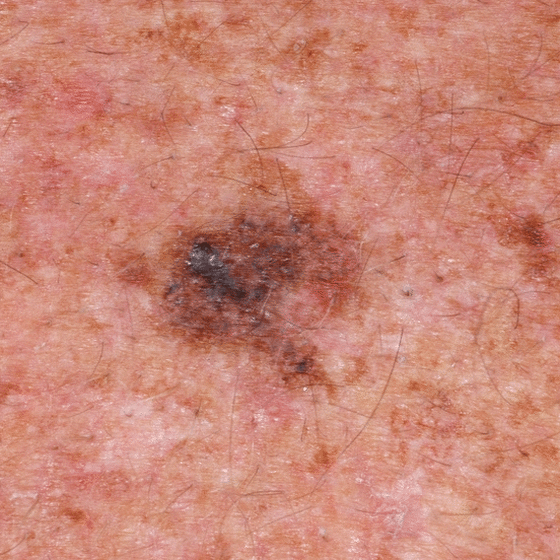
%> input picture FTDI_P3_SanchezGarzonLaura_RemuinanCidSara/Skin.tif, 560 x 560 px
$ octave Ejercicio1_p3.m   (GNU Octave 9; MATLAB toolbox functions it lacks are replaced by stand-ins)
%> lines starting %> are read from the running program, lines starting %| are printed output that depends on the picture
### FTDI_P3_SanchezGarzonLaura_RemuinanCidSara/calcular_energia.m
function energia=calcular_energia(f)
energia=sum(sum(double(f).*double(f)));
end

### FTDI_P3_SanchezGarzonLaura_RemuinanCidSara/Ejercicio1_p3.m
clc
clear all
close all

%% Cálculo de una transformada directa y de su inversa

%DCT de una imagen
[ima, map]=imread("Skin.tif");
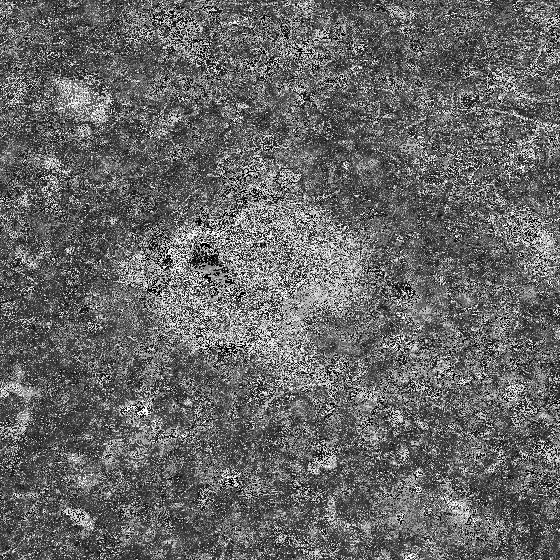
%> ima: size 560x560 uint8; min 0, max 255, mean 102.5
%> map = 256 rows, first 12: [0.267 0.141 0.125; 0.741 0.471 0.365; 0.616 0.522 0.529; 0.639 0.294 0.196; 0.835 0.627 0.549; 0.569 0.478 0.49; 0.706 0.412 0.298; 0.376 0.294 0.306; 0.773 0.533 0.459; 0.804 0.596 0.518; 0.78 0.639 0.635; 0.639 0.416 0.388]
[M,N]=size(ima);
%> M = 560; N = 560
imagen1=ind2gray(ima,map);
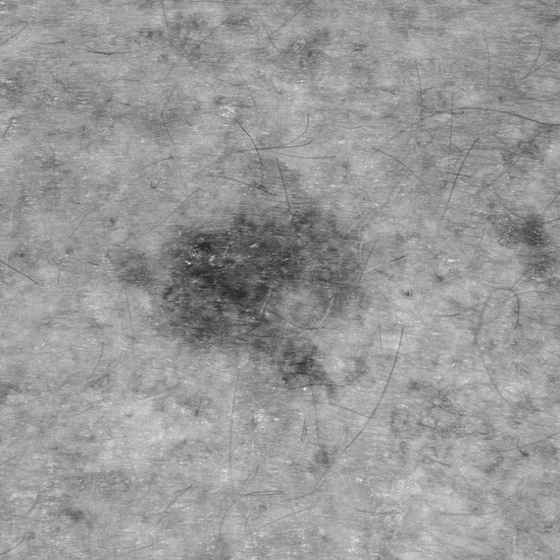
%> imagen1: size 560x560 single; min 0.177, max 0.866, mean 0.6
imagen=im2double(imagen1);
%N=image_width;
[u,n]=meshgrid([0:N-1],[0:N-1]);
W=(sqrt(2/N))*cos((2*n+1)*pi.*u/(2*N));
W(:,1)=(1/sqrt(N));
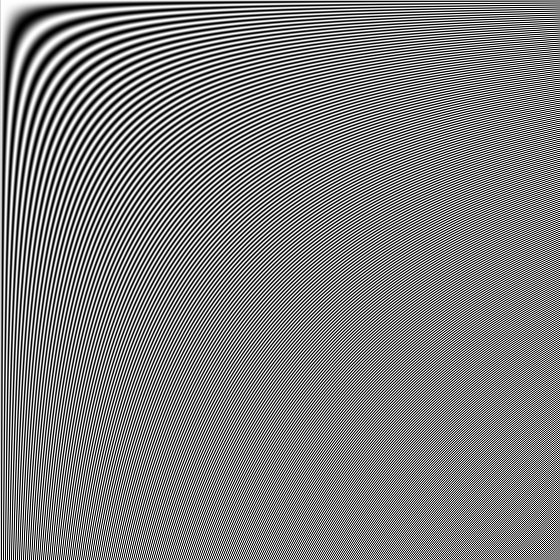
%> W: size 560x560 double; min -0.0598, max 0.0598, mean 7.55e-05; drawn with min black and max white

%Directa
DCT=W'*imagen*W;
log_DCT=log(abs(DCT)); %quitar el +1 pq sino el coseno se desplaza
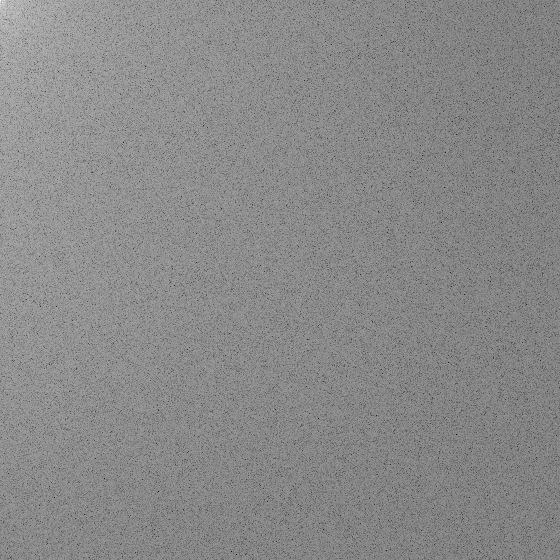
%> log_DCT: size 560x560 double; min -16.21, max 5.82, mean -4.33; drawn with min black and max white
figure(1)
subplot(2,2,1);imshow(log_DCT, [min(min(log_DCT)) max(max(log_DCT))]);

%Inversa
DCT_i=W*DCT*W'; %no se aplica logaritmo porque es una imagen, no una representacon en frecuencia
subplot(2,2,2);imshow(DCT_i, [min(min(DCT_i)) max(max(DCT_i))]);

%Comprobación
e_ima_original=calcular_energia(imagen);
%> in calcular_energia, `energia=sum(sum(double(f).*double(f)));`: energia = 115199.8
%> e_ima_original = 115199.8
e_ima_DCT_i=calcular_energia(DCT_i);
%> e_ima_DCT_i = 115199.8

%%
W1=(sqrt(2/N+1))*sin(((n+1).*(u+1)*pi)/(N+1));

%Directa
DCT1=W1'*imagen*W1;
log_DCT1=log(abs(DCT1)); %quitar el +1 pq sino el coseno se desplaza
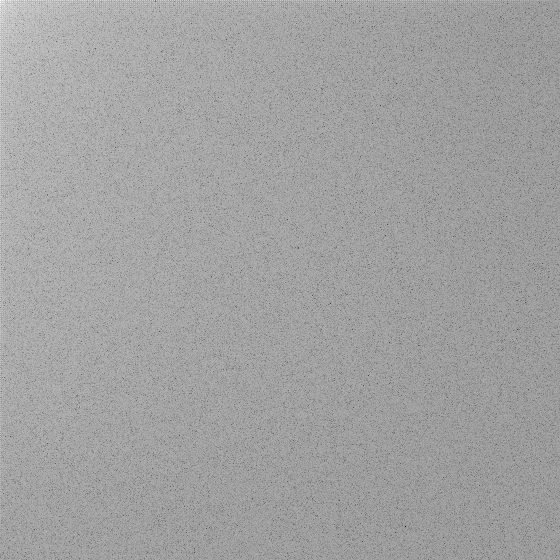
%> log_DCT1: size 560x560 double; min -15.79, max 11.22, mean 1.34; drawn with min black and max white
subplot(2,2,3);imshow(log_DCT1, [min(min(log_DCT1)) max(max(log_DCT1))]);

%Inversa
DCT_i1=W1*DCT1*W1'; %no se aplica logaritmo porque es una imagen, no una representacon en frecuencia
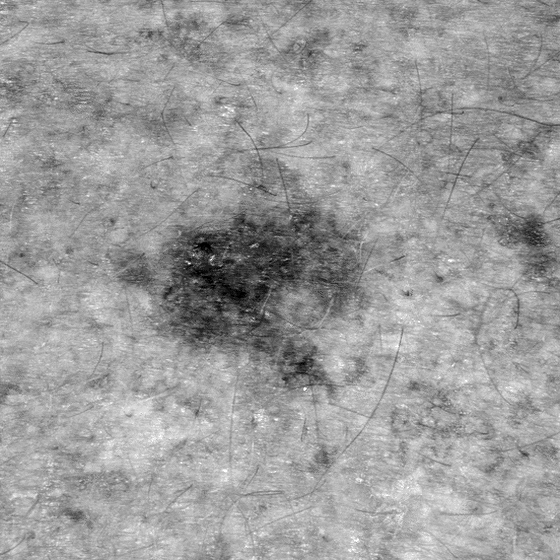
%> DCT_i1: size 560x560 double; min 14018.3, max 68612.1, mean 47553.3; drawn with min black and max white
subplot(2,2,4);imshow(DCT_i1, [min(min(DCT_i1)) max(max(DCT_i1))]);

%Comprobación
e_ima_original1=calcular_energia(imagen);
%> e_ima_original1 = 115199.8
e_ima_DST_i1=calcular_energia(DCT_i1);
%> e_ima_DST_i1 = 7.23e+14
dif_e_1=e_ima_original1-e_ima_DST_i1;
%> dif_e_1 = -7.23e+14
